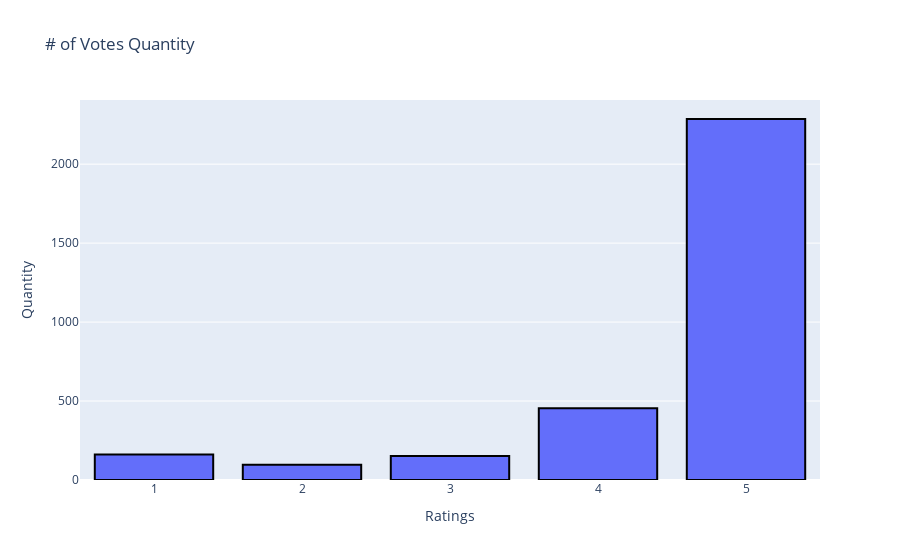

Notebook code for this chart:
### Code cell
trace = go.Bar(
            x = df["rating"].value_counts().index.values,
            y = df["rating"].value_counts().values,
            name='Quantity')

layout = go.Layout(yaxis=dict(title='Quantity'),
                   xaxis=dict(title='Ratings'),title='# of Votes Quantity')

fig = go.Figure(data=trace, layout=layout)
fig.data[0].marker.line.width = 2
fig.data[0].marker.line.color = "black"
py.iplot(fig)

### Figure 1 — Plotly figure (JSON) as saved in the notebook; plotly's stock layout.template omitted (floating-point values rounded to 4 significant figures)
{"data": [{"marker": {"line": {"color": "black", "width": 2}}, "name": "Quantity", "type": "bar", "x": [5, 4, 1, 3, 2], "y": [2286, 455, 161, 152, 96]}], "layout": {"title": {"text": "# of Votes Quantity"}, "xaxis": {"title": {"text": "Ratings"}}, "yaxis": {"title": {"text": "Quantity"}}}}
